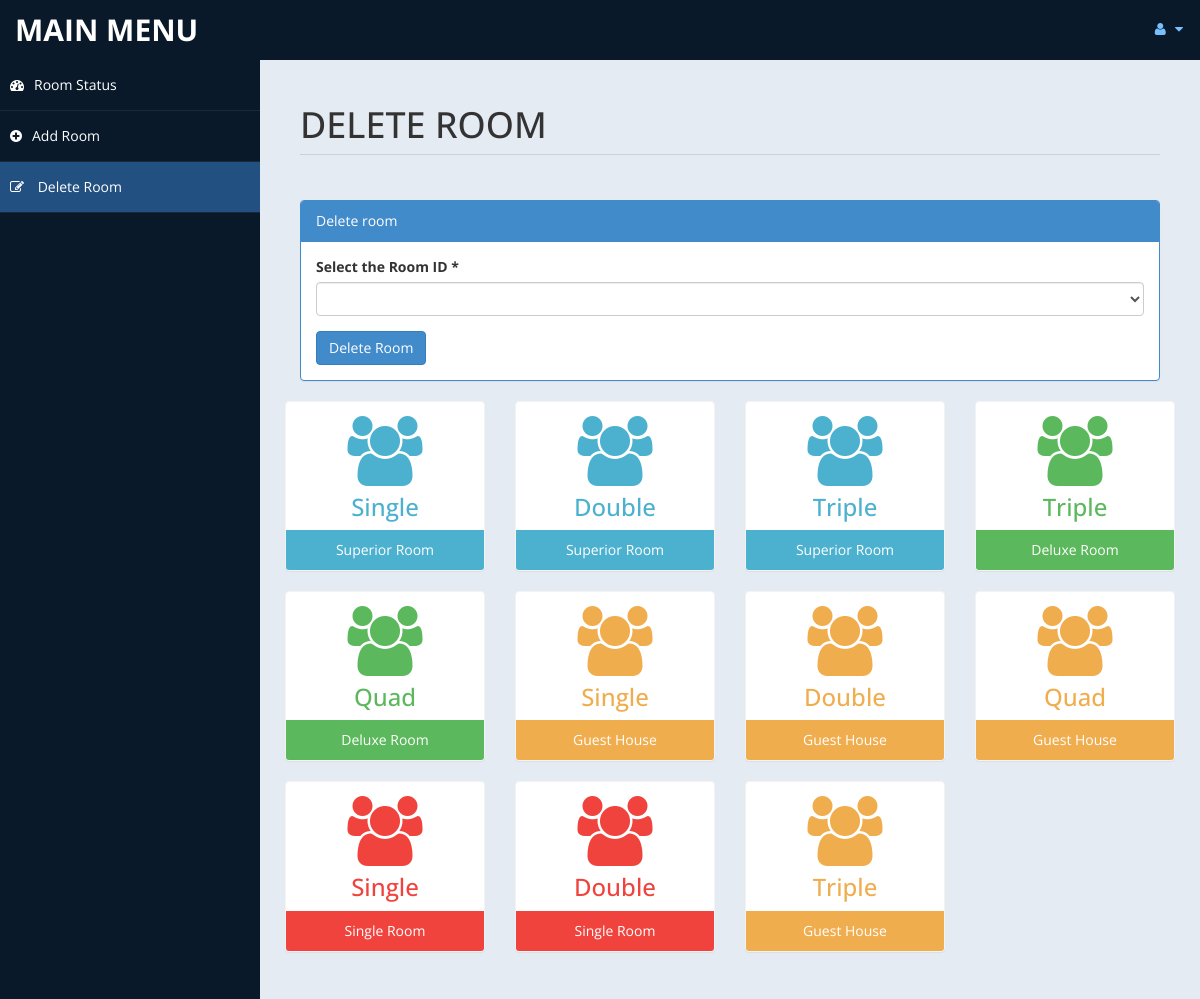
The page /admin/roomdel.php (signed in) on the database as committed earlier.
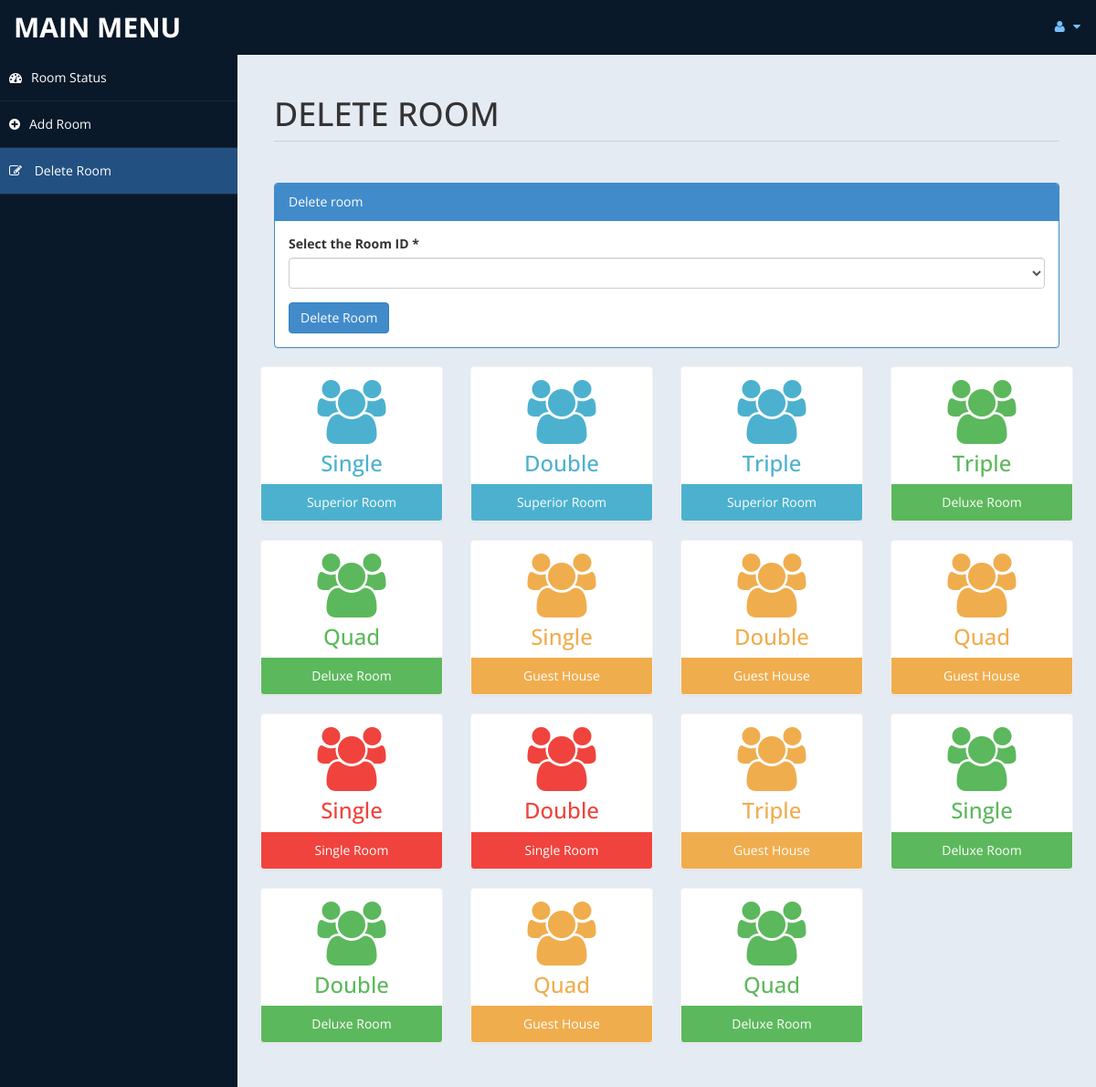
The same page on the database as committed later.
### tables this page shows
CREATE TABLE `room` (
  `id` int(10) UNSIGNED NOT NULL,
  `type` varchar(15) DEFAULT NULL,
  `bedding` varchar(10) DEFAULT NULL,
  `place` varchar(10) DEFAULT NULL,
  `cusid` int(11) DEFAULT NULL
);

### admin/roomdel.php (the view, shortened to what the changed rows need)
<!DOCTYPE html>
<html xmlns="http://www.w3.org/1999/xhtml">
<head>
    <link href="assets/css/bootstrap.css" rel="stylesheet" />
    <link href="assets/css/font-awesome.css" rel="stylesheet" />
    <link href="assets/css/custom-styles.css" rel="stylesheet" />
</head>
<body>
    <div id="wrapper">
        <div id="page-wrapper" >
            <div id="page-inner">
			 <div class="row">
                    <div class="col-md-12">
                        <h1 class="page-header">
                           DELETE ROOM <small></small>
                        </h1>
                    </div>
                </div>
            <div class="row">
           <?php
						include ('db.php');
						$sql = "select * from room";
						$re = mysqli_query($con,$sql)
				?>
                <div class="row">
				<?php
										while($row= mysqli_fetch_array($re))
										{
												$id = $row['type'];
											if($id == "Superior Room")
											{
												echo"<div class='col-md-3 col-sm-12 col-xs-12'>
													<div class='panel panel-primary text-center no-boder bg-color-blue'>
														<div class='panel-body'>
															<i class='fa fa-users fa-5x'></i>
															<h3>".$row['bedding']."</h3>
														</div>
														<div class='panel-footer back-footer-blue'>
															".$row['type']."
														</div>
													</div>
												</div>";
											}
											else if ($id == "Deluxe Room")
											{
												echo"<div class='col-md-3 col-sm-12 col-xs-12'>
													<div class='panel panel-primary text-center no-boder bg-color-green'>
														<div class='panel-body'>
															<i class='fa fa-users fa-5x'></i>
															<h3>".$row['bedding']."</h3>
														</div>
														<div class='panel-footer back-footer-green'>
															".$row['type']."
														</div>
													</div>
												</div>";
											}
											else if($id =="Guest House")
											{
												echo"<div class='col-md-3 col-sm-12 col-xs-12'>
													<div class='panel panel-primary text-center no-boder bg-color-brown'>
														<div class='panel-body'>
															<i class='fa fa-users fa-5x'></i>
															<h3>".$row['bedding']."</h3>
														</div>
														<div class='panel-footer back-footer-brown'>
															".$row['type']."
														</div>
													</div>
												</div>";
											}
											else if($id =="Single Room")
											{
												echo"<div class='col-md-3 col-sm-12 col-xs-12'>
													<div class='panel panel-primary text-center no-boder bg-color-red'>
														<div class='panel-body'>
															<i class='fa fa-users fa-5x'></i>
															<h3>".$row['bedding']."</h3>
														</div>
														<div class='panel-footer back-footer-red'>
															".$row['type']."
														</div>
													</div>
												</div>";
											}
										}
									?>
                </div>
					</div>
            </div>
        </div>
</body>
</html>

Rows that differ between the two databases and show on the page:
added room: bedding "Single", type "Deluxe Room"
added room: bedding "Double", type "Deluxe Room"
added room: bedding "Quad", type "Guest House"
added room: bedding "Quad", type "Deluxe Room"
